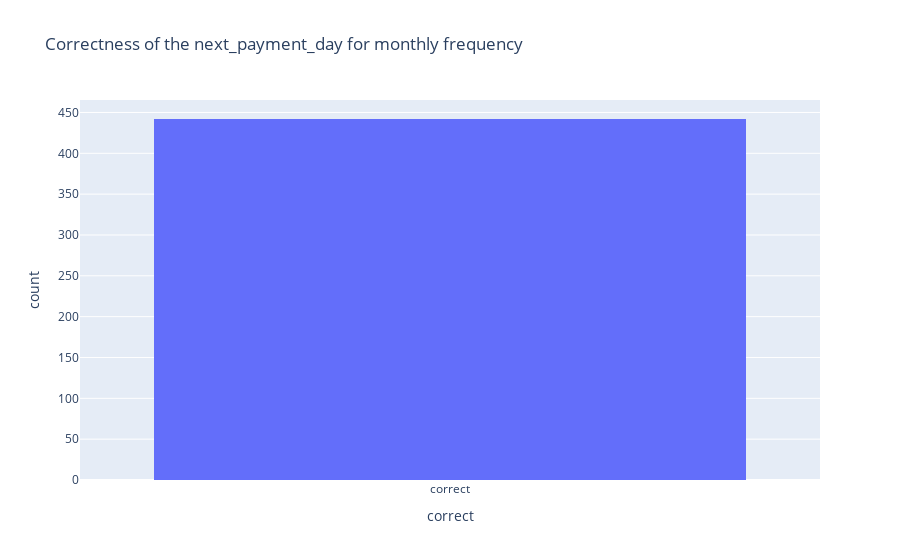
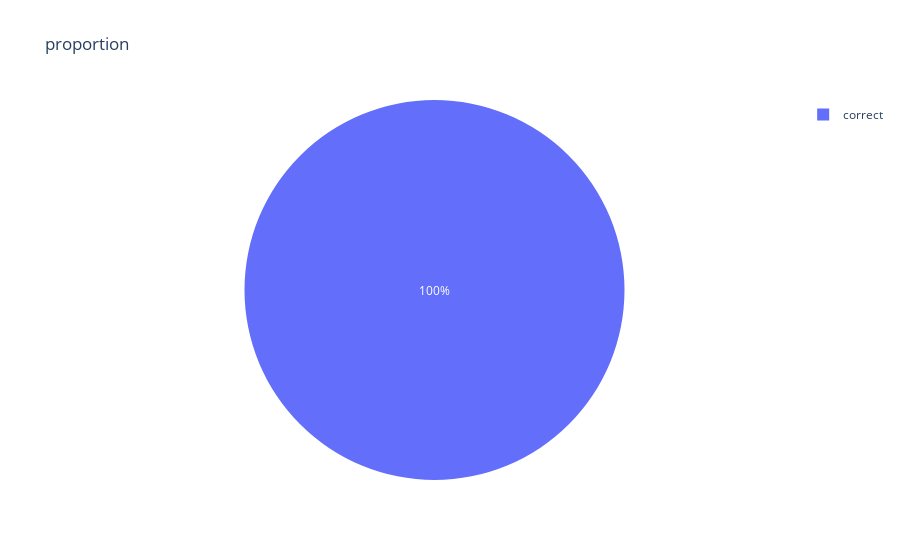

The notebook cell these images were saved under, in order:
### Code cell
# comparisson_backend_table.show()


def next_payment_day_montlhy_frequency(day_column, event_timestamp):
    # current_day = spark_f.day(spark_f.to_date(spark_f.lit(CURRENT_DAY)))

    day_column = (
        spark_f.when(spark_f.col(day_column) == "fifteenth_day", spark_f.lit(15))
        .when(spark_f.col(day_column) == "first_day", spark_f.lit(1))
        .otherwise(spark_f.lit(None))
    )

    return day_column


backend_table_monthly_truth = build_backend_truth_table(
    "monthly", next_payment_day_montlhy_frequency
)

comparisson_backend_table.filter("truth_backend_table.frequency = 'monthly'").show()
pd_comparisson_backend = backend_table_monthly_truth.toPandas()

histogram(
    pd_comparisson_backend,
    "correct",
    "Correctness of the next_payment_day for monthly frequency",
)

pie_chart(
    pd_comparisson_backend,
    "correct",
    "proportion",
    category_orders={"correct": ["correct", "wrong"]},
)

### Figure 1 — Plotly figure (JSON) as saved in the notebook; plotly's stock layout.template omitted (floating-point values rounded to 4 significant figures; data arrays with more than 128 entries replaced by an {"elided": "..."} marker saying what was removed)
{"data": [{"alignmentgroup": "True", "bingroup": "x", "hovertemplate": "correct=%{x}<br>count=%{y}<extra></extra>", "legendgroup": "", "marker": {"color": "#636efa", "pattern": {"shape": ""}}, "name": "", "offsetgroup": "", "orientation": "v", "showlegend": false, "type": "histogram", "x": {"elided": "442 str values"}, "xaxis": "x", "yaxis": "y"}], "layout": {"barmode": "relative", "legend": {"tracegroupgap": 0}, "title": {"text": "Correctness of the next_payment_day for monthly frequency"}, "xaxis": {"anchor": "y", "domain": [0, 1], "title": {"text": "correct"}}, "yaxis": {"anchor": "x", "domain": [0, 1], "title": {"text": "count"}}}}

### Figure 2 — Plotly figure (JSON) as saved in the notebook; plotly's stock layout.template omitted (floating-point values rounded to 4 significant figures)
{"data": [{"direction": "clockwise", "domain": {"x": [0, 1], "y": [0, 1]}, "hovertemplate": "correct=%{label}<br>count=%{value}<extra></extra>", "labels": ["correct"], "legendgroup": "", "name": "", "showlegend": true, "sort": false, "type": "pie", "values": [442]}], "layout": {"legend": {"tracegroupgap": 0}, "title": {"text": "proportion"}}}
